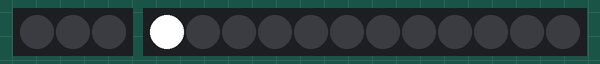
Recording of a sketch running on a simulated Arduino Uno, built with avr-gcc and run on an emulated ATmega328P. Parts: 3 RGB LEDs in strip order, left to right, 12 RGB LEDs in strip order, left to right. The strip is taken to match the declared colour order.

Above: at 0.01 s.
At 0.4 s:
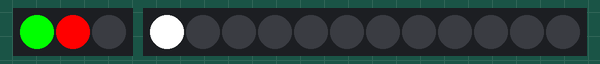
Timing chart, 0 to 130.0 s (numbered marks = the images above):
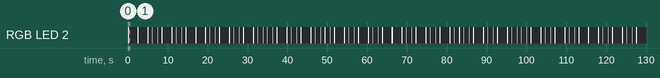

The sketch:

simpleLed.ino
```cpp
#include <Adafruit_NeoPixel.h>

#define navPin  0
#define statPin 1
#define motPin  4
#define gpsPin  3
#define armPin  2
#define NAVPIXELS      3
#define STATPIXELS     12
int counter =0;
unsigned long tmr0;

int ledState = LOW;

Adafruit_NeoPixel  navLeds = Adafruit_NeoPixel(NAVPIXELS, navPin, NEO_RGB + NEO_KHZ800);
Adafruit_NeoPixel statLeds = Adafruit_NeoPixel(STATPIXELS, statPin, NEO_GRB + NEO_KHZ800);

//int delayval = 500;
int brightness = 1;
void setup() {
    pinMode(4, INPUT);
    pinMode(3, INPUT);
    pinMode(2, INPUT);
    navLeds.begin();
    statLeds.begin();
    statColor(255,255,255,0);
    delay(100);
    Serial.begin(57600);
}

void loop() {
stdNav(3);
//statRing();

}
void statRing(){
for (int i = 0; i<STATPIXELS;i++){
    if (counter%100==0){
        for (int j = 0;j<4;j++){
            int x=0;
            if (i+j>12){x = -13;}
            statColor(180,0,100,i+j+x);
        }
        for (int j = 0;j<4;j++){
            int x=0;
            if (i+j+4>12){x = -12;}
            statColor(100,180,0,i+j+3+x);
        }
        for (int j = 0;j<4;j++){
            int x=0;
            if (i+j+8>12){x = -12;}
            statColor(0,100,180,i+j+7+x);
        }
    }
    Serial.println(counter);
    }
}

void navColor(int r,int g, int b, int pix) {
   navLeds.setPixelColor(pix,navLeds.Color(r/brightness,g/brightness,b/brightness));
   navLeds.show();
}
void statColor(int r,int g, int b, int pix) {
   statLeds.setPixelColor(pix,statLeds.Color(r/brightness,g/brightness,b/brightness));
   statLeds.show();
}

void  allOff(){
    for (int i=0;i<NAVPIXELS;i++){
        navColor(0,0,0,i);
    }
    for (int i=0;i<STATPIXELS;i++){
        statColor(0,0,0,i);
    }
}

void stdNav(int x){
navColor(0,255,0, 0);
navColor(255,0,0, 1);

//if(counter%200==0){

    for (int i=0;i<x;i++){
        navColor(255,255,255, 2);
        delay(50);
        navColor(0,0,0,2);
        delay(50);
        }
        delay(900);
    //}
}


void blinkAll(int r,int g, int b, int time) {
    for (int i=0;i<NAVPIXELS;i++){
        navColor(r,g,b,i);
    }
    for (int i=0;i<STATPIXELS;i++){
        statColor(r,g,b,i);
    }
    delay(time);
    allOff();
    delay(time);
}
```

Measured:
- by itself, RGB LED 2: repeats every 1.2 s: 2 × (off 0.05 s, RGB(255, 255, 255) 0.05 s), off 0.95 s, RGB(255, 255, 255) 0.05 s
- by itself, everything shown: repeats every 1.2 s, in 6 steps
